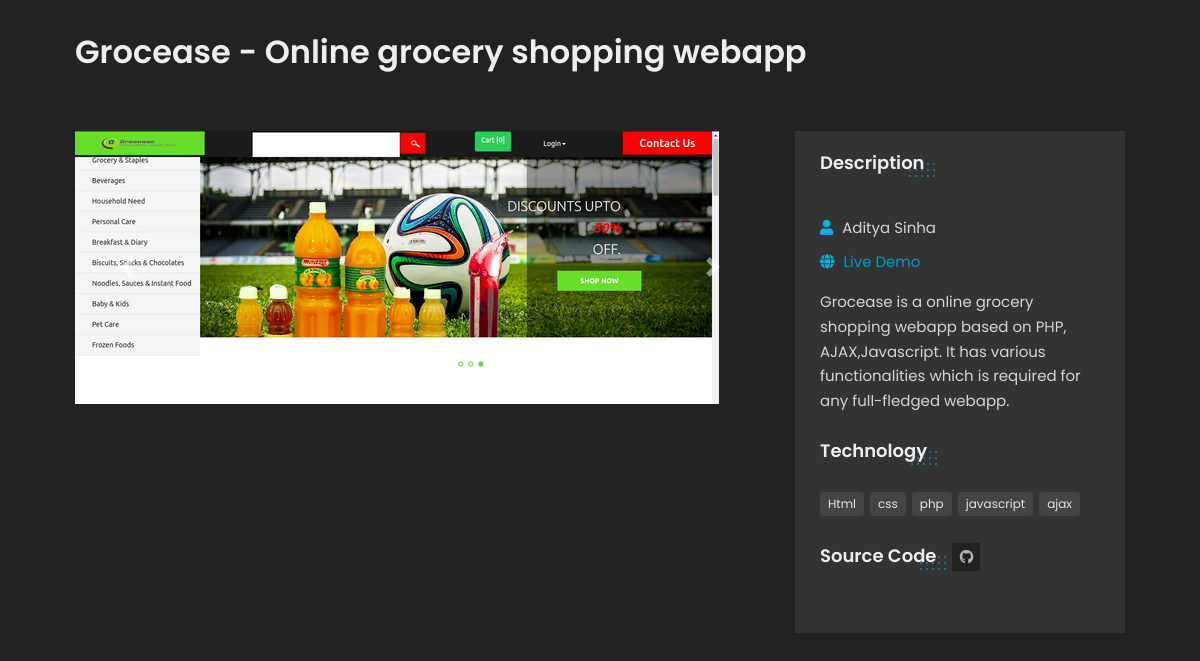
The app's page /project_detail/2 with its own data.
### portfolio/models.py (models this page shows, shortened)
class Project(models.Model):
    WebDevelopment = 'Web Development'
    MachineLearning = 'Machine Learning'
    CHOICES = [
        (WebDevelopment, 'Web Development'),
        (MachineLearning, 'Machine Learning'),
    ]
    tag = models.CharField(
        max_length=20,
        choices=CHOICES,
        default=WebDevelopment,
    )
    id = models.AutoField(primary_key=True)
    title = models.CharField(max_length=100)
    desc = models.CharField(max_length=1000)
    technologies = models.CharField(max_length=100)
    url = models.URLField(blank=True)
    cover_image = models.ImageField(upload_to='portfolio/image/', blank=True)
    github = models.URLField(blank=True)

class Image(models.Model):
    project = models.OneToOneField(Project, on_delete=models.CASCADE)
    img1 = models.ImageField(upload_to='portfolio/image/', blank=True)
    img2 = models.ImageField(upload_to='portfolio/image/', blank=True)
    img3 = models.ImageField(upload_to='portfolio/image/', blank=True)
    img4 = models.ImageField(upload_to='portfolio/image/', blank=True)
    img5 = models.ImageField(upload_to='portfolio/image/', blank=True)
    img6 = models.ImageField(upload_to='portfolio/image/', blank=True)
    img7 = models.ImageField(upload_to='portfolio/image/', blank=True)

### portfolio/views.py (the view)
# urls.py: path('project_detail/<int:pid>', views.project_detail, name='project_detail'),
def project_detail(request, pid):
    project = Project.objects.get(id=pid)
    images = Image.objects.get(project=project)
    tech = project.technologies
    tech_list = tech.split(',')
    technology = []
    for item in tech_list:
        technology.append(item.capitalize())
    print(images.img1)
    return render(request, 'portfolio/portfolio-1.html', {'project':project, 'images':images, 'tech':technology})

### portfolio/templates/portfolio/portfolio-1.html (shortened to what this page needs)
{% extends 'portfolio/base.html' %}
{% load static %}
{% block content%}
<div id="ajax-page" class="ajax-page-content">
    <div class="ajax-page-wrapper">
        <div class="ajax-page-title">
            <h1>{{project.title}}</h1>
        </div>
        <div class="row">
            <div class="col-sm-8 col-md-8 portfolio-block">
                <div id="carouselExampleIndicators" class="carousel slide" data-ride="carousel">
                    <ol class="carousel-indicators">
                      <li data-target="#carouselExampleIndicators" data-slide-to="0" class="active"></li>
                      <li data-target="#carouselExampleIndicators" data-slide-to="1"></li>
                      <li data-target="#carouselExampleIndicators" data-slide-to="2"></li>
                      <li data-target="#carouselExampleIndicators" data-slide-to="4"></li>
                      <li data-target="#carouselExampleIndicators" data-slide-to="5"></li>
                    </ol>
                    <div class="carousel-inner">
                        {% if images.img1 %}
                      <div class="carousel-item active">
                        <img src="../../media/{{images.img1}}" class="d-block w-100" alt="...">
                      </div>
                      {% endif%}
                    </div>
                    <a class="carousel-control-prev" href="#carouselExampleIndicators" role="button" data-slide="prev">
                      <span class="carousel-control-prev-icon" aria-hidden="true"></span>
                    </a>
                    <a class="carousel-control-next" href="#carouselExampleIndicators" role="button" data-slide="next">
                      <span class="carousel-control-next-icon" aria-hidden="true"></span>
                    </a>
                  </div>
                  <div class="white-space-50"></div>
            </div>
            <div class="col-sm-4 col-md-4 portfolio-block">
                <div class="project-description">
                    <div class="block-title">
                        <h3>Description</h3>
                    </div>
                    <ul class="project-general-info">
                        <li><p ><i class="fa fa-user"></i> Aditya Sinha</p></li>
                        <li><p><i class="fa fa-globe"></i> <a href="{{project.url}}" target="_blank">Live Demo</a></p></li>
                                           </ul>
                    <p class="text-justify">{{project.desc}}</p>
                    <div class="tags-block">
                        <div class="block-title">
                            <h3>Technology</h3>
                        </div>
                        <ul class="tags">
                            {% for t in tech %}
                            <li><a>{{t}}</a></li>
                            {% endfor %}
                        </ul>
                    </div>
                    <div class="btn-group share-buttons">
                        <div class="block-title">
                            <h3>Source Code</h3>
                        </div>
                        <a href="{{project.github}}" target="_blank" class="btn"><i class="fab fa-github"></i> </a>
                    </div>
                </div>
            </div>
        </div>
    </div>
</div>
{% endblock %}

### portfolio/static/css/main.css (style rules this page uses)
html { margin:0;width:100%;height:100%;min-height:100%;overflow:hidden }
body { background-color:#04b4e0;margin:0;width:100%;height:100%;min-height:100%;font-size:15px;font-family:poppins,Helvetica,sans-serif;line-height:1.65em;overflow:hidden;color:#d5d5d5;background-repeat:no-repeat;background-position:center;background-position:50% 50%;background-size:cover }
h1,h2,h3,h4,h5,h6 { color:#eee;font-family:poppins,Helvetica,sans-serif;font-weight:600 }
h1 { font-size:32px }
h3 { font-size:21px }
a { color:#09c;text-decoration:none;-webkit-transition:all .3s ease-in-out;-moz-transition:all .3s ease-in-out;-o-transition:all .3s ease-in-out;-ms-transition:all .3s ease-in-out;transition:all .3s ease-in-out }
p { margin-bottom:10px }
.block-title { display:inline-block;position:relative;padding-right:12px;padding-bottom:10px;margin-bottom:15px }
.block-title h3 { position:relative;font-size:21px;z-index:1 }
.block-title:after { position:absolute;opacity:.45;top:10px;right:0;content:'';height:20px;width:30px;background-image:-webkit-repeating-radial-gradient(center center,#04b4e0,#04b4e0 1px,transparent 0px,transparent 100%);background-image:-moz-repeating-radial-gradient(center center,#04b4e0,#04b4e0 1px,transparent 0px,transparent 100%);background-image:-ms-repeating-radial-gradient(center center,#04b4e0,#04b4e0 1px,transparent 0px,transparent 100%);-webkit-background-size:6px 6px;-moz-background-size:6px 6px;background-size:6px 6px;z-index:0 }
.white-space-50 { padding-bottom:50px }
.ajax-page-content { height:100%;overflow:auto;background-color:#222 }
.ajax-page-wrapper { max-width:1170px;margin:0 auto;padding:20px 60px 50px }
.ajax-page-title { padding-top:20px;padding-bottom:30px;text-align:left }
.ajax-page-title h1 { display:inline-block;margin:0 }
.portfolio-block { padding-top:30px }
.project-description { display:block;position:relative;padding:20px 25px 25px;background-color:#333 }
.ajax-page-wrapper .block-title h3 { font-size:18px;margin-bottom:15px }
.project-general-info { list-style:none;padding:0;margin:0 0 15px }
.project-general-info li { margin:0 0 10px }
.project-general-info .fa { color:#04b4e0;margin-right:5px }
.project-general-info p { margin:0 }
.share-buttons { display:block;margin:25px 0 0 }
.share-buttons a { display:inline-block;margin:0 3px 0 0;padding:0;width:28px;height:28px;color:#b5b5b5;background-color:#222;border:1px solid #222;text-align:center;border-radius:0 }
.share-buttons a:last-child { margin-right:0;border-radius:0 }
.share-buttons a i { font-size:14px;line-height:26px }
.tags-block { margin:25px 0 0 }
.tags-block .block-title { margin-bottom:0 }
.tags { list-style:none;margin:0;padding:0 }
.tags>li { display:inline-block }
.tags a { display:inline-block;font-size:12px;line-height:1.5em;color:#e5e5e5;padding:2px 7px;background-color:#444;border-radius:3px;border:1px solid #444;margin:3px 2px 2px }
.tags a:first-child { margin-left:0 }

### records on screen
Project: title "Grocease - Online grocery shopping webapp", desc "Grocease is a online grocery shopping webapp based on PHP, AJAX,Javascript. It has various functionalities which is required for any full-fledged webapp."
Image: img1 (picture)

### other values on screen
{{ t }} "Html" "css" "php" "javascript" "ajax"
